Frame 1 (no input): blank canvas, image omitted
Frame 60 (the mouse pressed at the canvas centre just before this capture): blank canvas, image omitted
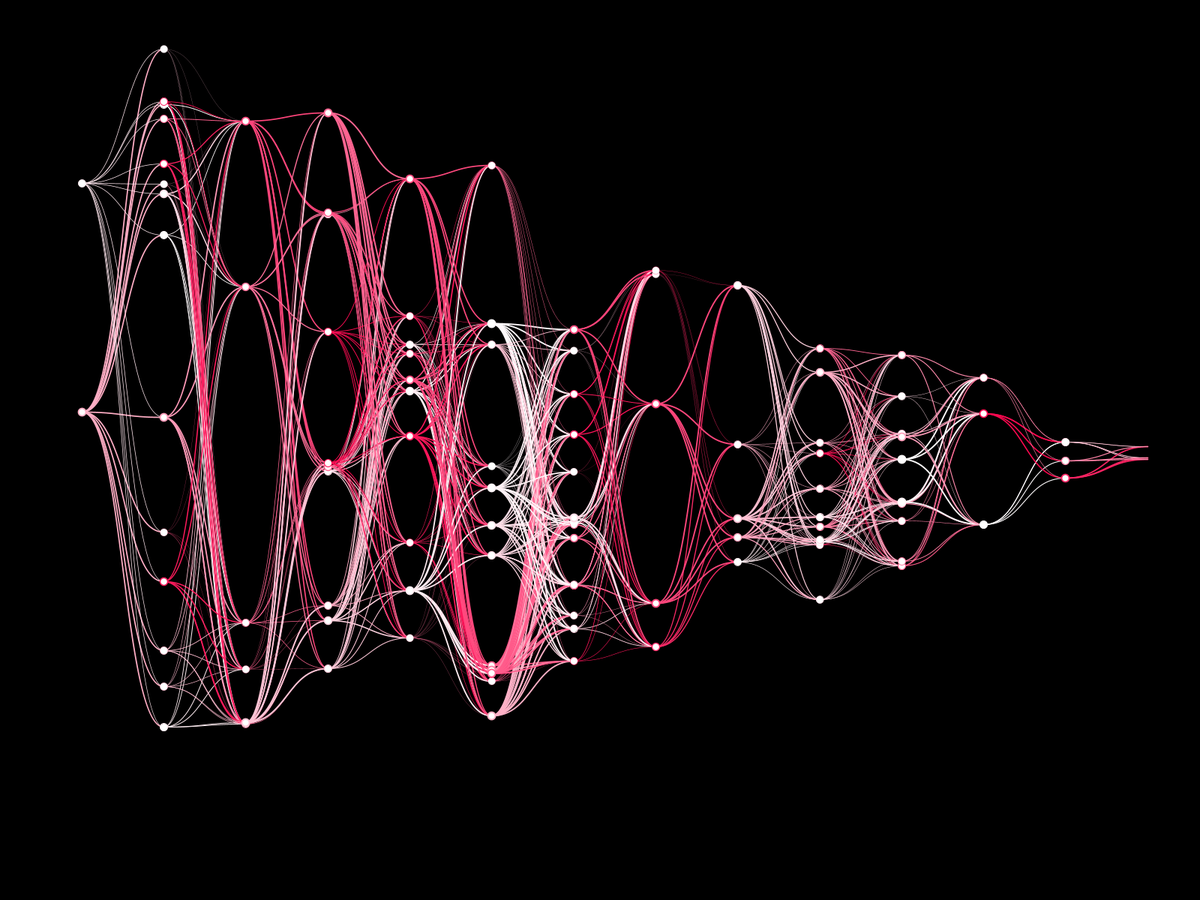
Frame 120 (the mouse held since frame 60 and released just before this capture)

The Processing sketch whose frames 1 and 60 were blank and that drew this single picture after the mouse press (run headless with seeded random() and noise(); from frame 60 on, the mouse is pressed at the canvas centre):

// Processing sketch: Synapse
// ── Synapse.pde
ArrayList<synapselay> slays = new ArrayList<synapselay>();
float layer = 10;
float chance = 200;
float themecol;

void setup(){
  fullScreen();
  colorMode(HSB, 360, 100, 100);
}

void mousePressed(){
  layer = random(2, 20);
  chance = random(10, 400);
  slays = new ArrayList<synapselay>();
  themecol = random(0, 360);
  for(int i = 0; i < layer; i++){
    synapselay slay = new synapselay();
    for(int a = 0; a < random(0, chance)*(1-(i/(layer))); a++){
      float interval = width/(layer+1);
      synapse sobj = new synapse();
      sobj.x = interval+i*interval;
      sobj.weight = random(0.1, 2);
      sobj.col = color(themecol, random(0, 100), 100);
      sobj.y = random(height/2 - height*(1-(i/(layer)))/2, height/2 + height*(1-(i/(layer)))/2);
      slay.onelay.add(sobj);
    }
    slays.add(slay);
  }
}

void draw(){
  background(0, 0, 0);
  noFill();
  for(int i = 0; i < slays.size(); i++){
    synapselay slay = slays.get(i);
    if(i+1 < slays.size()){
      synapselay nslay = slays.get(i+1);
      for(synapse sobj: slay.onelay){
        strokeWeight(sobj.weight);
        stroke(sobj.col);
        for(synapse nsobj: nslay.onelay){
          bezier(sobj.x, sobj.y, lerp(sobj.x, nsobj.x, 0.5), sobj.y, lerp(sobj.x, nsobj.x, 0.5), nsobj.y, nsobj.x, nsobj.y);
        }
        fill(0, 0, 100);
        ellipse(sobj.x, sobj.y, 10, 10);
        noFill();
      }
    }
  }
}

class position{
  float x;
  float y;
}

class synapse extends position{
  float weight;
  color col;
}

class synapselay{
  ArrayList<synapse> onelay = new ArrayList<synapse>();
}
